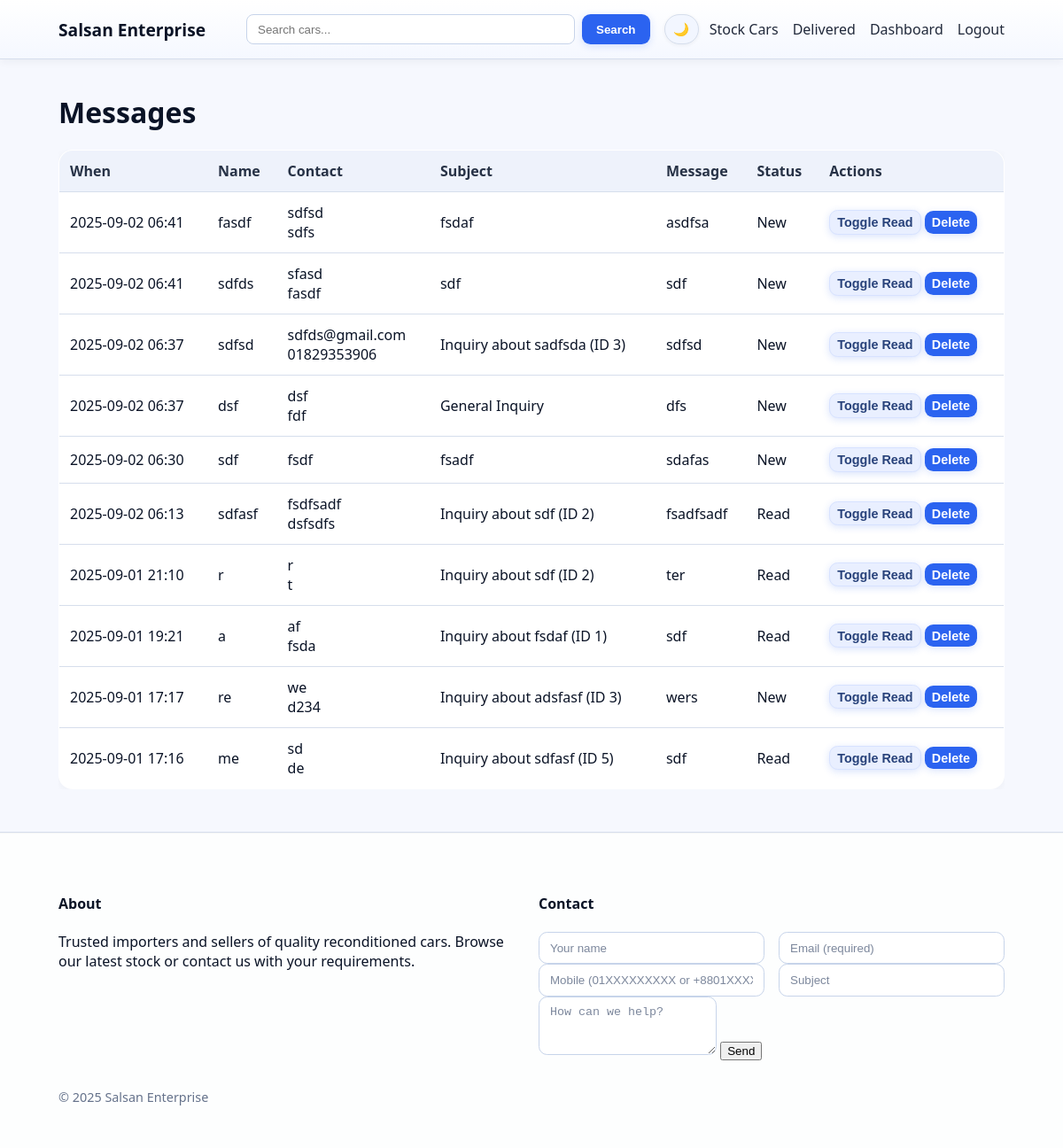
The app's page /admin/messages (signed in) with its own data.
### models.py (models this page shows)
class Message(db.Model):
    __tablename__ = "messages"
    id = db.Column(db.Integer, primary_key=True)
    name = db.Column(db.String(120), nullable=False)
    email = db.Column(db.String(120))
    phone = db.Column(db.String(50))
    subject = db.Column(db.String(200))
    body = db.Column(db.Text, nullable=False)
    created_at = db.Column(db.DateTime, default=datetime.utcnow)
    is_read = db.Column(db.Boolean, default=False, index=True)

### app.py (the view)
    @app.route("/admin/messages")
    @login_required
    def admin_messages():
        msgs = Message.query.order_by(Message.created_at.desc()).all()
        return render_template("admin/messages.html", messages=msgs)

### templates/admin/messages.html (shortened to what this page needs)
{% extends "base.html" %}
{% block content %}
<h1>Messages</h1>
<div class="table-scroll">
  <table class="table admin-list">
  <thead>
    <tr><th>When</th><th>Name</th><th>Contact</th><th>Subject</th><th>Message</th><th>Status</th><th>Actions</th></tr>
  </thead>
  <tbody>
  {% for m in messages %}
    <tr class="{{ '' if m.is_read else 'unread' }}">
      <td>{{ m.created_at.strftime('%Y-%m-%d %H:%M') }}</td>
      <td>{{ m.name }}</td>
      <td>
        {% if m.email %}<div>{{ m.email }}</div>{% endif %}
        {% if m.phone %}<div>{{ m.phone }}</div>{% endif %}
      </td>
      <td>{{ m.subject or '—' }}</td>
      <td style="max-width:400px">{{ m.body }}</td>
      <td>{{ 'Read' if m.is_read else 'New' }}</td>
      <td class="nowrap">
        <form action="{{ url_for('admin_messages_toggle_read', msg_id=m.id) }}" method="post" style="display:inline">
          <button class="btn small secondary">Toggle Read</button>
        </form>
        <form action="{{ url_for('admin_messages_delete', msg_id=m.id) }}" method="post" style="display:inline" onsubmit="return confirm('Delete this message?')">
          <button class="btn small danger">Delete</button>
        </form>
      </td>
    </tr>
  {% else %}
    <tr><td colspan="7" class="muted">No messages.</td></tr>
  {% endfor %}
  </tbody>
</table>
</div>
{% endblock %}

### static/css/style.css (style rules this page uses)
:root { --bg:#0b1220; --card:#0f1623; --text:#e9eef7; --muted:#9fb0c6; --brand:#6ea1ff; --accent:#22c178; --border:#1b2a42; --surface-2:#0e1320; --input:#0f1422; --input-border:#243552; --hero-start:#0d1b2a; --hero-end:#0b1220; --ring:#284a7b; --danger:#ff6b6b; --warning:#f0ad4e; }
* { box-sizing:border-box; }
html,body { height:100%; }
body { margin:0; font-family:system-ui,-apple-system,Segoe UI,Roboto,Ubuntu; background:var(--bg); color:var(--text); }
.search button,.btn { padding:.6rem 1rem; border-radius:.6rem; background:var(--brand); border:none; color:#07101e; font-weight:700; cursor:pointer; }
.btn.small { padding:.3rem .5rem; font-weight:600; }
.btn.secondary { background:#24344d; color:#dae4f5; }
.btn.danger { background:var(--danger); }
.table { width:100%; border-collapse:collapse; background:var(--card); border-radius:1rem; overflow:hidden; border:1px solid var(--border); }
.table th,.table td { padding:.75rem .75rem; border-bottom:1px solid var(--border); text-align:left; }
.table thead { background:var(--surface-2); }
.nowrap { white-space:nowrap; }
.small { font-size:.9rem; }
.table-scroll { width:100%; overflow-x:auto; -webkit-overflow-scrolling:touch; }
.table.admin-list { min-width:760px; }
.table.admin-list th, .table.admin-list td { white-space:nowrap; }
.table.admin-list td:nth-child(3), .table.admin-list th:nth-child(3) { white-space:normal; }
[data-theme="light"] { --bg:#f6f8fe; --card:#ffffff; --text:#0a1326; --muted:#65728b; --brand:#2b63f0; --accent:#12a26e; --border:#d6deec; --surface-2:#eef2fb; --input:#ffffff; --input-border:#c7d4ea; --hero-start:#eaf1ff; --hero-end:#f8fbff; --ring:#9ec0ff; }
[data-theme="light"] body { background:var(--bg); color:var(--text); }
[data-theme="light"] .table { background:var(--card); border:1px solid var(--border); box-shadow:0 2px 10px rgba(18,28,45,.04); }
[data-theme="light"] .table thead { background:var(--surface-2); color:#273246; }
[data-theme="light"] .btn, [data-theme="light"] .search button { background:var(--brand); color:#ffffff; border:none; box-shadow:0 2px 8px rgba(43,99,240,.18); }
[data-theme="light"] .btn.secondary { background:#e9efff; color:#28427a; border:1px solid #d7e2ff; }

### records on screen
Message: created_at "2025-09-02 06:41", name "fasdf", email "sdfsd", phone "sdfs", subject "fsdaf", body "asdfsa", is_read "New"
Message: created_at "2025-09-02 06:41", name "sdfds", email "sfasd", phone "fasdf", subject "sdf", body "sdf", is_read "New"
Message: created_at "2025-09-02 06:37", name "sdfsd", email "sdfds@gmail.com", phone "01829353906", subject "Inquiry about sadfsda (ID 3)", body "sdfsd", is_read "New"
Message: created_at "2025-09-02 06:37", name "dsf", email "dsf", phone "fdf", subject "General Inquiry", body "dfs", is_read "New"
Message: created_at "2025-09-02 06:30", name "sdf", email "fsdf", subject "fsadf", body "sdafas", is_read "New"
Message: created_at "2025-09-02 06:13", name "sdfasf", email "fsdfsadf", phone "dsfsdfs", subject "Inquiry about sdf (ID 2)", body "fsadfsadf", is_read "Read"
Message: created_at "2025-09-01 21:10", name "r", email "r", phone "t", subject "Inquiry about sdf (ID 2)", body "ter", is_read "Read"
Message: created_at "2025-09-01 19:21", name "a", email "af", phone "fsda", subject "Inquiry about fsdaf (ID 1)", body "sdf", is_read "Read"
Message: created_at "2025-09-01 17:17", name "re", email "we", phone "d234", subject "Inquiry about adsfasf (ID 3)", body "wers", is_read "New"
Message: created_at "2025-09-01 17:16", name "me", email "sd", phone "de", subject "Inquiry about sdfasf (ID 5)", body "sdf", is_read "Read"

### other values on screen
{{ 2025 }} "2025"
